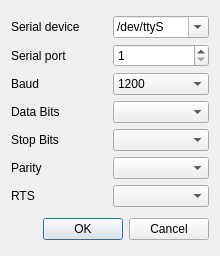
<?xml version="1.0" encoding="UTF-8"?>
<ui version="4.0">
 <class>SettingsRTU</class>
 <widget class="QDialog" name="SettingsRTU">
  <property name="geometry">
   <rect>
    <x>0</x>
    <y>0</y>
    <width>220</width>
    <height>256</height>
   </rect>
  </property>
  <property name="minimumSize">
   <size>
    <width>220</width>
    <height>256</height>
   </size>
  </property>
  <property name="maximumSize">
   <size>
    <width>220</width>
    <height>300</height>
   </size>
  </property>
  <property name="windowTitle">
   <string>COM Port Ayarları</string>
  </property>
  <property name="windowIcon">
   <iconset resource="../icons/icons.qrc">
    <normaloff>:/icons/options-16.png</normaloff>:/icons/options-16.png</iconset>
  </property>
  <property name="modal">
   <bool>true</bool>
  </property>
  <layout class="QVBoxLayout" name="verticalLayout">
   <item>
    <layout class="QGridLayout" name="gridLayout">
     <item row="0" column="1">
      <widget class="QComboBox" name="cmbDev">
       <property name="editable">
        <bool>true</bool>
       </property>
       <item>
        <property name="text">
         <string>/dev/ttyS</string>
        </property>
       </item>
       <item>
        <property name="text">
         <string>/dev/ttyUSB</string>
        </property>
       </item>
      </widget>
     </item>
     <item row="0" column="0">
      <widget class="QLabel" name="lblDev">
       <property name="text">
        <string>Serial device</string>
       </property>
      </widget>
     </item>
     <item row="2" column="0">
      <widget class="QLabel" name="lblBaud">
       <property name="text">
        <string>Baud</string>
       </property>
       <property name="alignment">
        <set>Qt::AlignLeading|Qt::AlignLeft|Qt::AlignVCenter</set>
       </property>
       <property name="buddy">
        <cstring>cmbBaud</cstring>
       </property>
      </widget>
     </item>
     <item row="1" column="1">
      <widget class="QSpinBox" name="sbPort">
       <property name="minimum">
        <number>1</number>
       </property>
       <property name="maximum">
        <number>128</number>
       </property>
      </widget>
     </item>
     <item row="2" column="1">
      <widget class="QComboBox" name="cmbBaud">
       <property name="currentIndex">
        <number>0</number>
       </property>
       <item>
        <property name="text">
         <string notr="true">1200</string>
        </property>
       </item>
       <item>
        <property name="text">
         <string notr="true">2400</string>
        </property>
       </item>
       <item>
        <property name="text">
         <string notr="true">4800</string>
        </property>
       </item>
       <item>
        <property name="text">
         <string notr="true">9600</string>
        </property>
       </item>
       <item>
        <property name="text">
         <string notr="true">19200</string>
        </property>
       </item>
       <item>
        <property name="text">
         <string notr="true">38400</string>
        </property>
       </item>
       <item>
        <property name="text">
         <string>57600</string>
        </property>
       </item>
       <item>
        <property name="text">
         <string>115200</string>
        </property>
       </item>
      </widget>
     </item>
     <item row="3" column="1">
      <widget class="QComboBox" name="cmbDataBits">
       <property name="currentIndex">
        <number>-1</number>
       </property>
       <item>
        <property name="text">
         <string notr="true">7</string>
        </property>
       </item>
       <item>
        <property name="text">
         <string notr="true">8</string>
        </property>
       </item>
      </widget>
     </item>
     <item row="3" column="0">
      <widget class="QLabel" name="lblDataBits">
       <property name="text">
        <string>Data Bits</string>
       </property>
       <property name="alignment">
        <set>Qt::AlignLeading|Qt::AlignLeft|Qt::AlignVCenter</set>
       </property>
       <property name="buddy">
        <cstring>cmbDataBits</cstring>
       </property>
      </widget>
     </item>
     <item row="6" column="0">
      <widget class="QLabel" name="lblRTS">
       <property name="text">
        <string notr="true">RTS</string>
       </property>
       <property name="alignment">
        <set>Qt::AlignLeading|Qt::AlignLeft|Qt::AlignVCenter</set>
       </property>
      </widget>
     </item>
     <item row="4" column="0">
      <widget class="QLabel" name="lblStopBits">
       <property name="text">
        <string>Stop Bits</string>
       </property>
       <property name="alignment">
        <set>Qt::AlignLeading|Qt::AlignLeft|Qt::AlignVCenter</set>
       </property>
       <property name="buddy">
        <cstring>cmbStopBits</cstring>
       </property>
      </widget>
     </item>
     <item row="6" column="1">
      <widget class="QComboBox" name="cmbRTS"/>
     </item>
     <item row="5" column="1">
      <widget class="QComboBox" name="cmbParity">
       <property name="currentIndex">
        <number>-1</number>
       </property>
       <item>
        <property name="text">
         <string>None</string>
        </property>
       </item>
       <item>
        <property name="text">
         <string>Odd</string>
        </property>
       </item>
       <item>
        <property name="text">
         <string>Even</string>
        </property>
       </item>
      </widget>
     </item>
     <item row="4" column="1">
      <widget class="QComboBox" name="cmbStopBits">
       <property name="currentIndex">
        <number>-1</number>
       </property>
       <item>
        <property name="text">
         <string notr="true">1</string>
        </property>
       </item>
       <item>
        <property name="text">
         <string notr="true">1.5</string>
        </property>
       </item>
       <item>
        <property name="text">
         <string notr="true">2</string>
        </property>
       </item>
      </widget>
     </item>
     <item row="5" column="0">
      <widget class="QLabel" name="lblParity">
       <property name="text">
        <string>Parity</string>
       </property>
       <property name="alignment">
        <set>Qt::AlignLeading|Qt::AlignLeft|Qt::AlignVCenter</set>
       </property>
       <property name="buddy">
        <cstring>cmbParity</cstring>
       </property>
      </widget>
     </item>
     <item row="1" column="0">
      <widget class="QLabel" name="lblPort">
       <property name="minimumSize">
        <size>
         <width>0</width>
         <height>0</height>
        </size>
       </property>
       <property name="text">
        <string>Serial port</string>
       </property>
       <property name="alignment">
        <set>Qt::AlignLeading|Qt::AlignLeft|Qt::AlignVCenter</set>
       </property>
      </widget>
     </item>
    </layout>
   </item>
   <item>
    <widget class="QDialogButtonBox" name="buttonBox">
     <property name="orientation">
      <enum>Qt::Horizontal</enum>
     </property>
     <property name="standardButtons">
      <set>QDialogButtonBox::Cancel|QDialogButtonBox::Ok</set>
     </property>
    </widget>
   </item>
  </layout>
 </widget>
 <resources>
  <include location="../icons/icons.qrc"/>
 </resources>
 <connections>
  <connection>
   <sender>buttonBox</sender>
   <signal>accepted()</signal>
   <receiver>SettingsRTU</receiver>
   <slot>accept()</slot>
   <hints>
    <hint type="sourcelabel">
     <x>248</x>
     <y>254</y>
    </hint>
    <hint type="destinationlabel">
     <x>157</x>
     <y>274</y>
    </hint>
   </hints>
  </connection>
  <connection>
   <sender>buttonBox</sender>
   <signal>rejected()</signal>
   <receiver>SettingsRTU</receiver>
   <slot>reject()</slot>
   <hints>
    <hint type="sourcelabel">
     <x>316</x>
     <y>260</y>
    </hint>
    <hint type="destinationlabel">
     <x>286</x>
     <y>274</y>
    </hint>
   </hints>
  </connection>
 </connections>
</ui>
